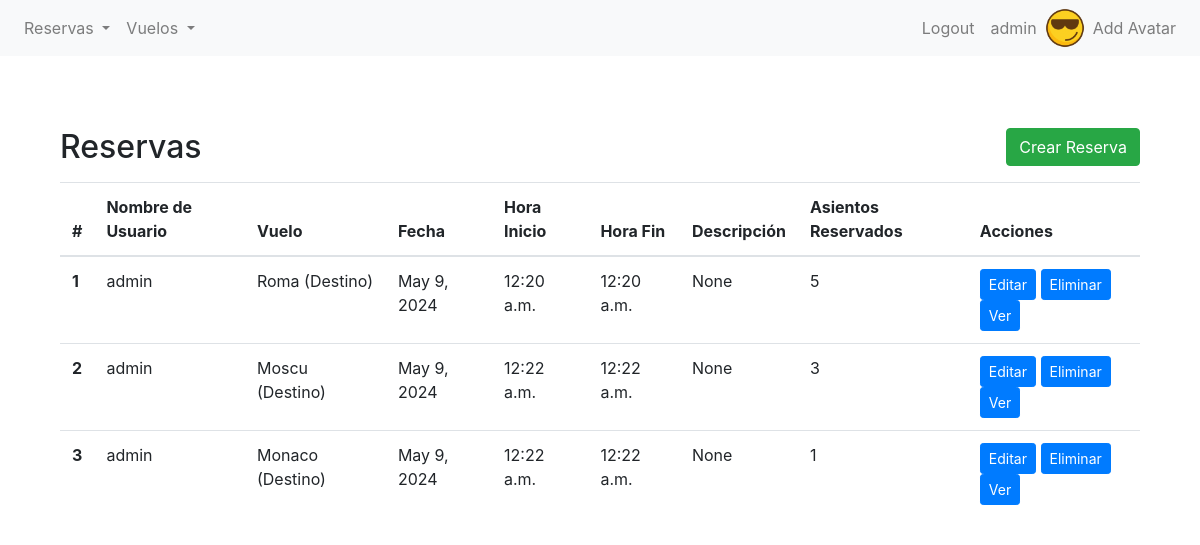
The page /gear/reserva/list/ (signed in) on the database as committed earlier.
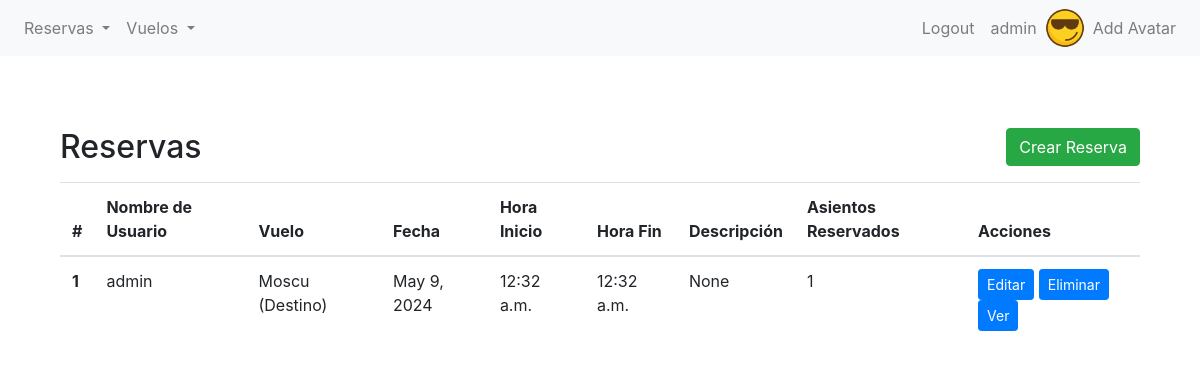
The same page on the database as committed later.
### gear/models.py (models this page shows, shortened)
class Avatar(models.Model):
    user = models.OneToOneField(User, on_delete=models.CASCADE, related_name='avatar')
    image = models.ImageField(upload_to='avatars/')

class Reserva(models.Model):
    nombre_de_usuario = models.ForeignKey(User, null=True, on_delete=models.SET_NULL)
    vuelo = models.ForeignKey(Vuelo, on_delete=models.CASCADE, related_name="reservas")
    fecha = models.DateField(default=timezone.now)
    hora_inicio = models.TimeField(default=timezone.now)
    hora_fin = models.TimeField(default=timezone.now)
    descripcion = models.TextField(blank=True, null=True)
    asientos_reservados = models.IntegerField(default=1)

class Vuelo(models.Model):
    class Tipo(models.TextChoices):
        DESTINO = 'DES' , 'Destino'
        AEROPUERTO = 'AE', 'Aeropuerto'
        SALA_DE_EMBARQUE = 'EMB', 'Sala de Embarque'
        ESCALA = 'ESC', 'Escala'
    nombre = models.CharField(max_length=40)
    capacidad = models.IntegerField()
    disponible = models.BooleanField(default=True)  # Puedes definir un valor predeterminado si lo deseas
    tipo = models.CharField(
        max_length=3,
        choices=Tipo.choices,
        default=Tipo.DESTINO,
    )
    def __str__(self):
        return f"{self.nombre} ({self.get_tipo_display()})"

### gear/views.py (the view)
# urls.py: path("reserva/list/", ReservaListView.as_view(), name="reserva-list"),
class ReservaListView(LoginRequiredMixin, ListView):
    model = Reserva
    template_name = "gear/vbc/reserva_list.html"
    context_object_name = "reservas"

### gear/templates/gear/vbc/reserva_list.html (shortened to what this page needs)
{% extends 'gear/base.html' %}
{% block content %}
<section class="py-5">
    <div class="container">
        <div class="d-flex justify-content-between align-items-center mb-3">
            <h2 class="mb-0">Reservas</h2>
            <a href="{% url 'reserva-create' %}" class="btn btn-success">Crear Reserva</a>
        </div>
        <table class="table">
            <thead>
                <tr>
                    <th scope="col">#</th>
                    <th scope="col">Nombre de Usuario</th>
                    <th scope="col">Vuelo</th>
                    <th scope="col">Fecha</th>
                    <th scope="col">Hora Inicio</th>
                    <th scope="col">Hora Fin</th>
                    <th scope="col">Descripción</th>
                    <th scope="col">Asientos Reservados</th>
                    <th scope="col">Acciones</th>
                </tr>
            </thead>
            <tbody>
                {% if reservas %}
                {% for reserva in reservas %}
                <tr>
                    <th scope="row">{{ forloop.counter }}</th>
                    <td>{{ reserva.nombre_de_usuario.username }}</td>
                    <td>{{ reserva.vuelo }}</td>
                    <td>{{ reserva.fecha }}</td>
                    <td>{{ reserva.hora_inicio }}</td>
                    <td>{{ reserva.hora_fin }}</td>
                    <td>{{ reserva.descripcion}}</td>
                    <td>{{ reserva.asientos_reservados }}</td>
                    <td>
                        <a href="{% url 'reserva-update' pk=reserva.pk %}" class="btn btn-primary btn-sm">Editar</a>
                        <a href="{% url 'reserva-delete' pk=reserva.pk %}" class="btn btn-primary btn-sm">Eliminar</a>
                        <a href="{% url 'reserva-detail' pk=reserva.pk %}" class="btn btn-primary btn-sm">Ver</a>
                    </td>
                </tr>
                {% endfor %}
                {% else %}
                <tr>
                    <td colspan="9">No hay Reservas.</td>
                </tr>
                {% endif %}
            </tbody>
        </table>
    </div>
</section>
{% endblock %}

### gear/templates/gear/base.html (shortened to what this page needs)
{% load static %}
<!DOCTYPE html>
<html lang="en">
<head>
    <link rel="stylesheet" href="https://stackpath.bootstrapcdn.com/bootstrap/4.5.2/css/bootstrap.min.css">
</head>
<body>
    <nav class="navbar navbar-expand-lg navbar-light bg-light">
        <div class="collapse navbar-collapse" id="navbarNav">
            {% if user.is_authenticated %}
            <ul class="navbar-nav">
                <li class="nav-item dropdown">
                    <a class="nav-link dropdown-toggle" href="#" id="navbarDropdownMenuLinkReserva" role="button" data-toggle="dropdown" aria-haspopup="true" aria-expanded="false">
                        Reservas
                    </a>
                </li>
                <li class="nav-item dropdown">
                    <a class="nav-link dropdown-toggle" href="#" id="navbarDropdownMenuLinkVuelo" role="button" data-toggle="dropdown" aria-haspopup="true" aria-expanded="false">
                        Vuelos
                    </a>
                </li>
            </ul>
            {% endif %}
            <ul class="navbar-nav ml-auto">
                {% if user.is_authenticated %}
                    <li class="nav-item">
                        <a class="nav-link" href="{% url 'logout' %}">Logout</a>
                    </li>
                    <li class="nav-item">
                        <a class="nav-link" href="{% url 'editar-perfil' %}">{{ user }}</a>
                    </li>
                    <li class="nav-item">
                        {% if user.avatar.image %}
                        <img src="{{ user.avatar.image.url }}" alt="Avatar" style="height: 40px; width: 40px; border-radius: 50%;">
                        {% endif %}
                        <li class="nav-item">
                            <a href="{% url 'avatar_add' %}" class="nav-link">Add Avatar</a>
                        </li>
                    </li>
                {% endif %}
            </ul>
        </div>
    </nav>
    <div class="container mt-4">
        {% block content %}{% endblock content %}
    </div>
</body>
</html>

Rows that differ between the two databases and show on the page:
removed Reserva: nombre_de_usuario.username "admin", vuelo "Roma (Destino)", fecha "May 9, 2024", hora_inicio "12:20 a.m.", hora_fin "12:20 a.m.", descripcion "None", asientos_reservados "5"
removed Reserva: nombre_de_usuario.username "admin", vuelo "Moscu (Destino)", fecha "May 9, 2024", hora_inicio "12:22 a.m.", hora_fin "12:22 a.m.", descripcion "None", asientos_reservados "3"
removed Reserva: nombre_de_usuario.username "admin", vuelo "Monaco (Destino)", fecha "May 9, 2024", hora_inicio "12:22 a.m.", hora_fin "12:22 a.m.", descripcion "None", asientos_reservados "1"
added Reserva: nombre_de_usuario.username "admin", vuelo "Moscu (Destino)", fecha "May 9, 2024", hora_inicio "12:32 a.m.", hora_fin "12:32 a.m.", descripcion "None", asientos_reservados "1"
